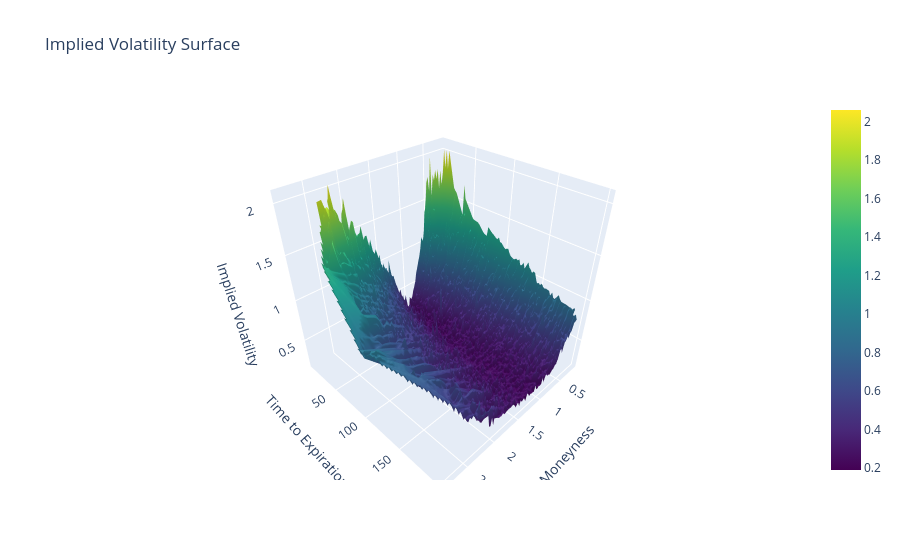

The code cell stored with this chart in its notebook:
### Markdown cell above
### Look at average volatility surface

### Code cell
roundedDf = result_df
roundedDf['moneyness'] = result_df['moneyness'].round(4)

#reduce surface area
roundedDf = roundedDf[roundedDf['cp_flag']=='P']
roundedDf = roundedDf[roundedDf['tte']<200]

# take average implVolatility
averageImpl=(roundedDf.groupby(['tte','moneyness'])['impl_volatility'].mean().reset_index())

# Extract X (moneyness), Y (tte), Z (implied volatility)
x = averageImpl['moneyness']
y = averageImpl['tte']
z = averageImpl['impl_volatility']

# Same interpolation
xi = np.linspace(x.min(), x.max(), 100)
yi = np.linspace(y.min(), y.max(), 100)
xi, yi = np.meshgrid(xi, yi)
zi = griddata((x, y), z, (xi, yi), method='linear')

# Plotly surface
fig = go.Figure(data=[go.Surface(z=zi, x=xi, y=yi, colorscale='Viridis')])
fig.update_layout(
    title='Implied Volatility Surface',
    scene=dict(
        xaxis_title='Moneyness',
        yaxis_title='Time to Expiration (TTE)',
        zaxis_title='Implied Volatility'
    )
)
fig.show()

### Figure 1 — Plotly figure (JSON) as saved in the notebook; plotly's stock layout.template omitted (floating-point values rounded to 4 significant figures; data arrays with more than 128 entries replaced by an {"elided": "..."} marker saying what was removed)
{"data": [{"colorscale": [[0, "#440154"], [0.1111, "#482878"], [0.2222, "#3e4989"], [0.3333, "#31688e"], [0.4444, "#26828e"], [0.5556, "#1f9e89"], [0.6667, "#35b779"], [0.7778, "#6ece58"], [0.8889, "#b5de2b"], [1, "#fde725"]], "type": "surface", "x": {"elided": "100x100 float values"}, "y": {"elided": "100x100 float values"}, "z": {"elided": "100x100 float values"}}], "layout": {"scene": {"xaxis": {"title": {"text": "Moneyness"}}, "yaxis": {"title": {"text": "Time to Expiration (TTE)"}}, "zaxis": {"title": {"text": "Implied Volatility"}}}, "title": {"text": "Implied Volatility Surface"}}}
